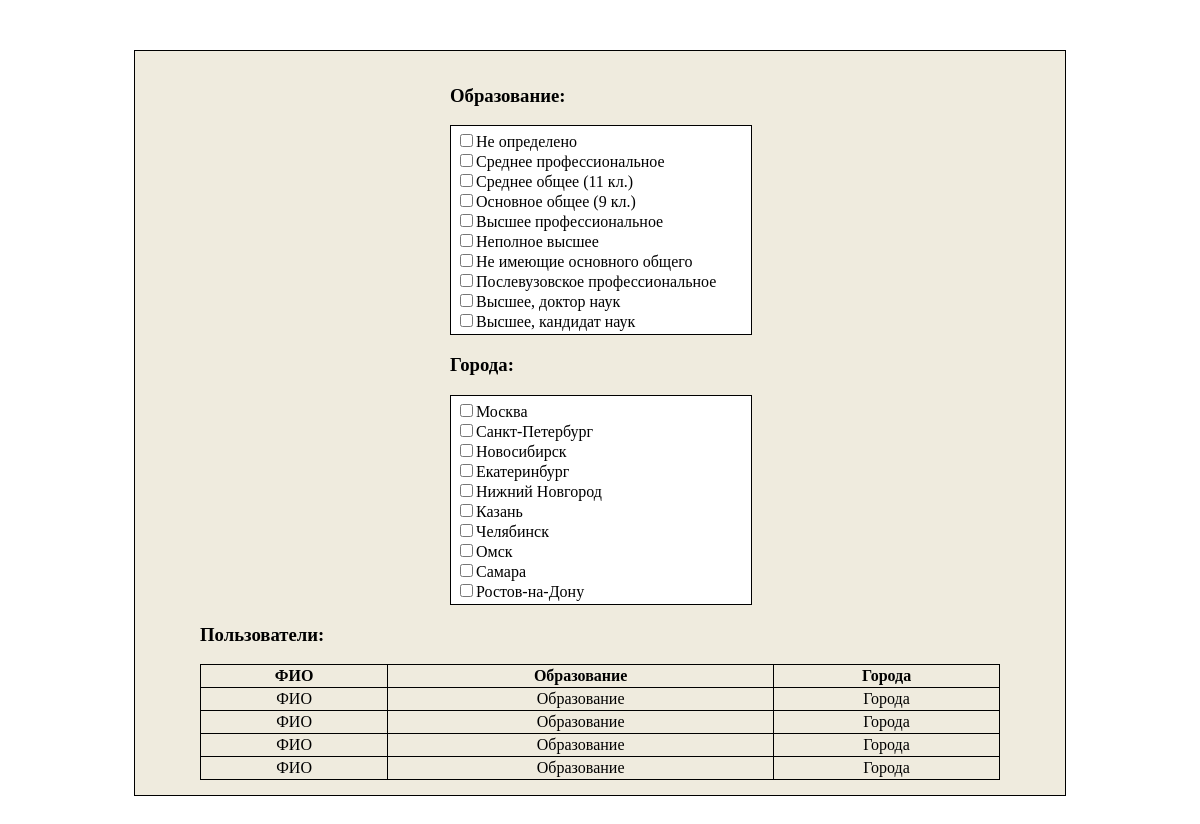
The page / on the database its author committed.
### tables this page shows
CREATE TABLE `qualification` (
  `id` int(11) NOT NULL,
  `name` varchar(32) NOT NULL
);

CREATE TABLE `cityes` (
  `city_id` int(11) NOT NULL,
  `name` varchar(30) NOT NULL
);

### index.php (the view, shortened to what this page needs)
<?php
include "config.php";
$cities = "";
$result = mysqli_query($mysqli, "SELECT * FROM cityes WHERE 1");
while($myrow = mysqli_fetch_assoc($result)) {
	$city_id = $myrow['city_id'];
	$city_name = $myrow['name'];
	$cities .= "<li><input type='checkbox' value='$city_id' />$city_name</li>";
}
$qualification = "";
$result = mysqli_query($mysqli, "SELECT * FROM qualification WHERE 1");
while($myrow = mysqli_fetch_assoc($result)) {
	$qualification_id = $myrow['id'];
	$qualification_name = $myrow['name'];
	$qualification .= "<li><input type='checkbox' value='$qualification_id' />$qualification_name</li>";
}
?>
<html>
<head>
	<link rel="stylesheet" href="css/style.css">
</head>
<body>
	<div id="main">
		<div id="scheck">
			<div>
				<h3>Образование:</h3>
				<div class="list">
					<ul id="qualif">
						<?=$qualification?>
					</ul>
				</div>
			</div>
			<div>
				<h3>Города:</h3>
				<div class="list">
					<ul id="cities">
						<?=$cities;?>
					</ul>
				</div>
			</div>
		</div>
		<div id="userlist">
			<h3>Пользователи:</h3>
			<table id="users" class="table">
				<tr><th>ФИО</th><th>Образование</th><th>Города</th></tr>
				<tr><td>ФИО</td><td>Образование</td><td>Города</td></tr>
				<tr><td>ФИО</td><td>Образование</td><td>Города</td></tr>
				<tr><td>ФИО</td><td>Образование</td><td>Города</td></tr>
				<tr><td>ФИО</td><td>Образование</td><td>Города</td></tr>
			</table>
		</div>
	</div>
</body>
</html>

### css/style.css (style rules this page uses)
#main { width: 900px; padding: 15px; margin: 50px auto; border: 1px solid; background-color: #efebde; }
.list { height: 208px; width: 300px; border: 1px solid; overflow: auto; background-color: white; }
.list ul { padding: 5px; margin: 0px; list-style: none; }
.table { border-collapse: collapse; margin: auto; width: 800px; }
.table td ,th { border: 1px solid black; padding: 2px 6px; text-align: center; }
#userlist { margin: auto; width: 800px; }
#scheck { width: 300px; margin: auto; }

### rows shown on the page
qualification: name "Не определено"
qualification: name "Среднее профессиональное"
qualification: name "Среднее общее (11 кл.)"
qualification: name "Основное общее (9 кл.)"
qualification: name "Высшее профессиональное"
qualification: name "Неполное высшее"
qualification: name "Не имеющие основного общего"
qualification: name "Послевузовское профессиональное"
qualification: name "Высшее, доктор наук"
qualification: name "Высшее, кандидат наук"
cityes: name "Москва"
cityes: name "Санкт-Петербург"
cityes: name "Новосибирск"
cityes: name "Екатеринбург"
cityes: name "Нижний Новгород"
cityes: name "Казань"
cityes: name "Челябинск"
cityes: name "Омск"
cityes: name "Самара"
cityes: name "Ростов-на-Дону"
